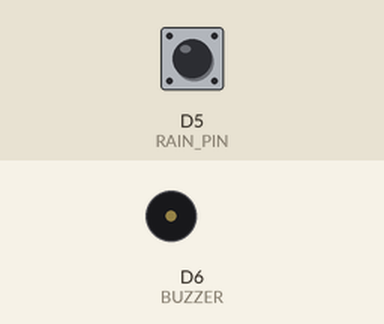
Bench run of a sketch on a simulated ESP8266 (NodeMCU). Parts: buzzer (waves = sounding, pin HIGH). The inputs (shaded band) are chosen by the test bench; at power-on: D5 (RAIN_PIN) HIGH. WiFi joins after 1.5 s; servers stay silent unless stated; what the sketch prints to the serial monitor is not drawn.

Above: at 2.7 s.
2.8 s: D5 (RAIN_PIN) pulled LOW for 0.35 s
At 3.9 s:
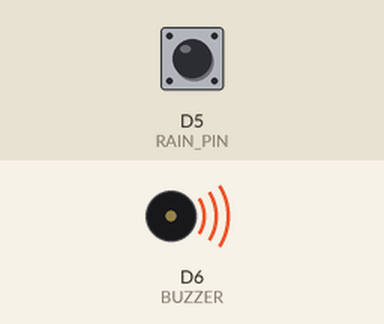
Timing chart, 0 to 7.7 s (numbered marks = the images above; inputs shaded):
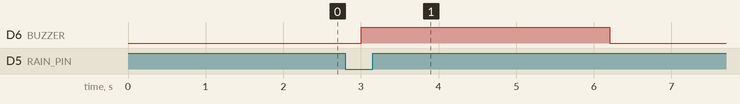

The sketch:

IoT_Rain_Alarm.ino
```cpp
// (licence header left out)
// -------- Libraries --------
#include <ESP8266WiFi.h>
#include <WiFiClientSecure.h>

// -------- WiFi Credentials (Replace Before Upload) --------
const char* ssid = "YOUR_WIFI_NAME";
const char* pass = "YOUR_WIFI_PASSWORD";

// -------- Telegram Bot Credentials (Keep Private) --------
String BOT_TOKEN = "YOUR_BOT_TOKEN";
String CHAT_ID   = "YOUR_CHAT_ID";

// -------- Pin Configuration --------
#define RAIN_PIN D5   // Rain sensor digital output (LOW = Rain)
#define BUZZER   D6   // Buzzer output

WiFiClientSecure client;

// -------- State Tracking Variable --------
int lastState = HIGH;   // HIGH = No rain detected (using pull-up)

// Setup
void setup() {

  Serial.begin(115200);

  pinMode(RAIN_PIN, INPUT_PULLUP);   // Sensor active LOW
  pinMode(BUZZER, OUTPUT);
  digitalWrite(BUZZER, LOW);

  // Connect to WiFi
  WiFi.begin(ssid, pass);
  while (WiFi.status() != WL_CONNECTED) {
    delay(500);
  }

  // Skip certificate validation (for simplicity)
  client.setInsecure();

  Serial.println("Rain Alarm System Ready");
}

// Main Loop
void loop() {

  int state = digitalRead(RAIN_PIN);   // LOW = Rain detected

  // -------- Rain Started (Transition HIGH → LOW) --------
  if (state == LOW && lastState == HIGH) {

    digitalWrite(BUZZER, HIGH);      // Activate buzzer
    sendMsg("🌧️ Rain Started!");
    delay(3000);                     // Buzzer ON for 3 seconds
    digitalWrite(BUZZER, LOW);
  }

  // -------- Rain Stopped (Transition LOW → HIGH) --------
  if (state == HIGH && lastState == LOW) {

    sendMsg("☀️ Rain Stopped.");
  }

  lastState = state;
  delay(300);   // Small debounce delay
}

// Send Telegram Message
void sendMsg(String txt) {

  if (!client.connect("api.telegram.org", 443)) {
    return;
  }

  String url = "/bot" + BOT_TOKEN +
               "/sendMessage?chat_id=" + CHAT_ID +
               "&text=" + txt;

  client.print(String("GET ") + url + " HTTP/1.1\r\n" +
               "Host: api.telegram.org\r\n" +
               "Connection: close\r\n\r\n");
}
```

Measured:
- after the input at 2.8 s, D6 (BUZZER): LOW → HIGH after 0.20 s, → LOW 3.2 s later
